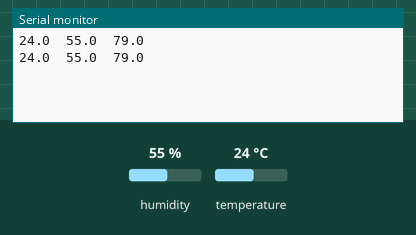
Recording of a sketch running on a simulated Arduino Leonardo, built with avr-gcc and run on an emulated ATmega32U4. Shown: the last lines printed to the serial monitor. Wiring (inferred from the names in the program): DHT11 sensor: data pin 20. Inputs (shaded band) come from the test bench; at power-on: humidity 55 %, temperature 24 °C.

Above: at 4.8 s.
4.9 s: humidity set to 22 %
At 6.6 s:
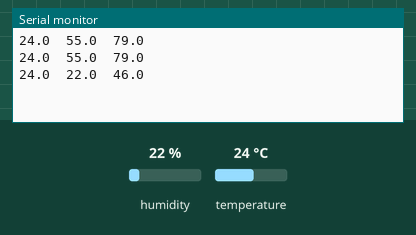
7.9 s: temperature set to 12 °C
At 9.3 s:
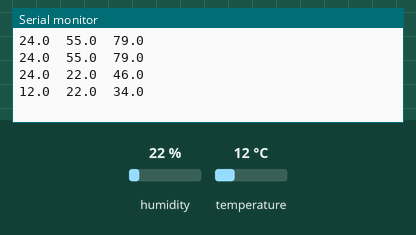
10.9 s: humidity set to 40 %
At 13.5 s:
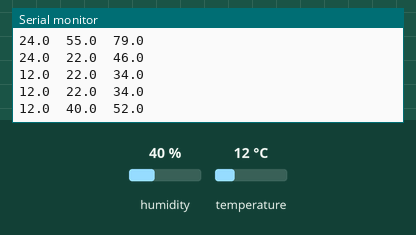
Timing chart, 0 to 15.0 s (numbered marks = the images above; inputs shaded):
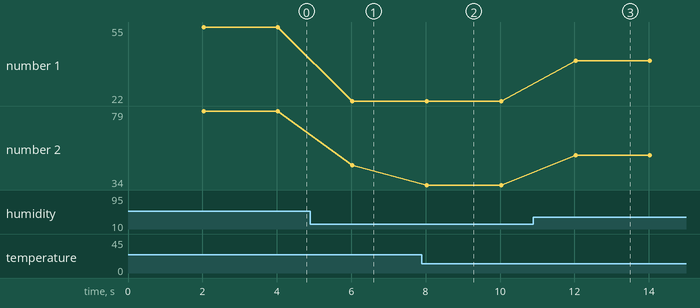

Measured:
- after the input at 4.9 s, the serial monitor: prints a new line after 1.1 s (image 1)
- after the input at 7.9 s, the serial monitor: prints a new line after 0.13 s (image 2)
- after the input at 10.9 s, the serial monitor: prints a new line after 1.1 s (image 3)
- plotted number 1: 55 → 22 after the input at 4.9 s, 22 → 40 after the input at 10.9 s
- plotted number 2: 79 → 46 after the input at 4.9 s, 46 → 34 after the input at 7.9 s, 34 → 52 after the input at 10.9 s

The sketch:

arduino.ino
```cpp
// (licence header left out)
/** Set to the used DHT type (11 or 22). */
#define DHT_TYPE 11


#if DHT_TYPE == 11
#include "DHT11.hpp"
#define DHT DHT11
#elif DHT_TYPE == 22
#include "DHT22.hpp"
#define DHT DHT22
#else
#error Invalid value defined for DHT_TYPE.
#endif
#include "Meta.hpp"
#ifdef __AVR__
#include <avr/power.h>
#endif /* __AVR__ */


/** Defines the PIN DHT11/DHT22 is connected to. */
#define DHT_PIN 20


/** Defines the 1st order calibration value for temperature (max resolution is 0.1f). */
#define DHT_TEMP_CAL 0.0f


/** Defines the 1st order calibration value for RH (max resolution is 0.1f). */
#define DHT_RH_CAL 0.0f


/** Update interval in milliseconds. Should be greater than or equal 1100. */
#define UPDATE_INTERVAL 2000UL


/** Last update time value of millis(). */
unsigned long last;


DEF_HAS_MEMBER(dtr)
DEF_HAS_MEMBER(getDTR)
template <typename T> typename enable_if<!has_member_dtr<T>::value, bool>::type serialDtr(T & ser) { return bool(ser); }
template <typename T> typename enable_if<has_member_dtr<T>::value, bool>::type serialDtr(T & ser) { return ser.dtr(); }
template <typename T> typename enable_if<!has_member_getDTR<T>::value, bool>::type serialGetDtr(T & ser) { return serialDtr(ser); }
template <typename T> typename enable_if<has_member_getDTR<T>::value, bool>::type serialGetDtr(T & ser) { return ser.getDTR(); }


/**
 * Checks if the given serial interface is connected to the host.
 *
 * @param[in] ser - serial interface instance
 * @return true if connected, else false
 * @remarks The functions serialGetDtr() and serialDtr() are used to detect the target specific API for this check.
 * @tparam T - type of the serial interface instance
 */
template <typename T>
bool isSerialConnected(T & ser) {
	return serialGetDtr(ser);
}


/**
 * Corrects the relative humidity by the given temperature difference.
 *
 * @param[in] RH - original relative humidity
 * @param[in] T0 - start temperature
 * @param[in] T1 - end temperature
 * @return corrected relative humidity
 */
static float correctRH(const float RH, const float T0, const float T1) {
	return RH * expf((4283.77f * (T0 - T1)) / ((243.12f + T0) * (243.12f + T1)));
}


/** Setup environment. */
void setup(void) {
#ifdef __AVR__
	/* disable unneeded components to save power */
	power_adc_disable();
	power_usart0_disable();
	power_usart1_disable();
	power_spi_disable();
	power_twi_disable();
	power_timer1_disable();
	power_timer2_disable();
	power_timer3_disable();
#endif /* __AVR__ */
#ifdef LED_BUILTIN_RX
	pinMode(LED_BUILTIN_RX, INPUT);
#endif /* LED_BUILTIN_RX */
#ifdef LED_BUILTIN_TX
	pinMode(LED_BUILTIN_TX, INPUT);
#endif /* LED_BUILTIN_TX */
	DHT::begin(DHT_PIN);
	Serial.begin(9600);
	/* wait for serial connection */
	while ( ! isSerialConnected(Serial) );
	last = millis();
}


/** Output temperature and humidity once every UPDATE_INTERVAL. */
void loop(void) {
	/* check update interval deadline */
	const unsigned long now = millis();
	const unsigned long diff = now - last;
	if (diff < UPDATE_INTERVAL) {
		delay(1);
		return;
	}
	if (diff > 0x7FFFFFFFUL) {
		last = now;
	} else {
		last += UPDATE_INTERVAL;
	}
	/* wait for serial connection */
	if ( ! isSerialConnected(Serial) ) return;
	/* retrieve and print sensor values */
	const DHT::Result val = DHT::read(DHT_PIN);
	if ( ! isSerialConnected(Serial) ) return;
	if (val.res == DHT::SUCCESS) {
		const float rawTemp = val.getTemp();
		const float temp = rawTemp + DHT_TEMP_CAL;
		const float rh   = correctRH(val.getRH(), rawTemp, temp) + DHT_RH_CAL;
		const float sum  = temp + rh; /* checksum */
		Serial.print(temp, 1);
		Serial.print('\t');
		Serial.print(rh, 1);
		Serial.print('\t');
		Serial.println(sum, 1);
	} else {
		Serial.print(F("Err:"));
		Serial.println(val.res, DEC);
	}
}
```

DHT11.hpp
```cpp
// (licence header left out)
#ifndef __DHT11_HPP__
#define __DHT11_HPP__

#include "Arduino.h"


/**
 * Class for reading a DHT11 sensor module.
 *
 * @remarks
 * The DHT11 can provide one value per second. More frequent requests will result in an error.
 * The value from the time of the last request is always returned. Be sure to read the value
 * a second time 1100 ms later to get an up-to-date value if the last request was long ago.
 */
class DHT11 {
public:
	/** Possible error codes returned when reading the value. */
	enum ErrorCode {
		SUCCESS      = 0,
		TIMEOUT      = 1,
		NOT_READY    = 2,
		TIMING_ERROR = 3,
		PARITY_ERROR = 4
	};

	/** Structure with the result values. */
	struct Result {
		uint8_t res; /**< ErrorCode value */
		uint8_t rhInt;
		uint8_t rhFrac;
		uint8_t tInt;
		uint8_t tFrac;

		/**
		 * Constructor.
		 */
		explicit Result() {}

		/**
		 * Constructor.
		 *
		 * @param[in] a0 - result value (see ErrorCode)
		 */
		explicit Result(const uint8_t a0):
			res(a0)
		{}

		/**
		 * Constructor.
		 *
		 * @param[in] a0 - result value (see ErrorCode)
		 * @param[in] a1 - RH integer part
		 * @param[in] a2 - RH fraction part
		 * @param[in] a3 - temperature integer part
		 * @param[in] a4 - temperature fraction part
		 */
		explicit Result(const uint8_t a0, const uint8_t a1, const uint8_t a2, const uint8_t a3, const uint8_t a4):
			res(a0),
			rhInt(a1),
			rhFrac(a2),
			tInt(a3),
			tFrac(a4)
		{}

		/**
		 * Returns the relative humidity in percent.
		 *
		 * @return RH in %
		 */
		float getRH() const {
			return static_cast<float>(this->rhInt) + (static_cast<float>(this->rhFrac) * 0.1f);
		}

		/**
		 * Returns the absolute temperature in degrees Celsius.
		 *
		 * @return temperature in degrees Celsius
		 */
		float getTemp() const {
			return static_cast<float>(this->tInt) + (static_cast<float>(this->tFrac) * 0.1f);
		}
	};

	/**
	 * Initializes the given pin to read DHT11 sensor data.
	 *
	 * @param[in] pin - pin connected to a DHT11 sensor
	 */
	static void begin(const uint8_t pin) {
		pinMode(pin, OUTPUT);
		digitalWrite(pin, HIGH);
	}

	/**
	 * Reads the last sensor value from the DHT11 sensor connected to the given pin and stores the
	 * result in the given variable.
	 *
	 * @param[out] out - result variable to set
	 * @param[in] pin - pin to read from
	 * @param[in] impulse - impulse duration in milliseconds (optional)
	 * @return true on success, else false on error
	 * @remarks The returned values are only valid if the function returns true.
	 */
	static bool read(Result & out, const uint8_t pin, const uint8_t impulse = 25) {
		out = read(pin, impulse);
		return out.res == SUCCESS;
	}

	/**
	 * Reads the last sensor value from the DHT11 sensor connected to the given pin and returns the
	 * result.
	 *
	 * @param[in] pin - pin to read from
	 * @param[in] impulse - impulse duration in milliseconds (optional)
	 * @return result
	 * @remarks The returned values are only valid if Result::res == ErrorCode::SUCCESS.
	 */
	static Result read(const uint8_t pin, const uint8_t impulse = 25) {
		/* send start impulse */
		pinMode(pin, OUTPUT);
		digitalWrite(pin, LOW);
		delay(static_cast<unsigned long>(impulse));
		digitalWrite(pin, HIGH);
		/* wait for response */
		pinMode(pin, INPUT);
		if ( ! DHT11::wait(pin, LOW, 50) ) return Result(static_cast<uint8_t>(TIMEOUT));
		/* read response */
		delayMicroseconds(40);
		if (digitalRead(pin) != LOW) return Result(static_cast<uint8_t>(NOT_READY));
		delayMicroseconds(60);
		if (digitalRead(pin) != HIGH) return Result(static_cast<uint8_t>(NOT_READY));
		if ( ! DHT11::wait(pin, LOW, 100) ) return Result(static_cast<uint8_t>(TIMING_ERROR));
		/* read data */
		uint8_t bitMask = 0x80;
		uint8_t buf[5] = {0};
		for (uint8_t i = 0; i < 40; i++, bitMask >>= 1) {
			if ( ! DHT11::wait(pin, HIGH, 60) ) return Result(static_cast<uint8_t>(TIMING_ERROR));
			delayMicroseconds(35); /* wait longer than a 0 bit high signal */
			const bool bit = digitalRead(pin);
			if (bitMask == 0) bitMask = 0x80;
			if ( bit ) {
				buf[i >> 3] |= bitMask;
				if ( ! DHT11::wait(pin, LOW, 50) ) return Result(static_cast<uint8_t>(TIMING_ERROR));
			}
		}
		/* mask valid bits to reduce bit errors */
		buf[0] &= 0x7F; /* no negative temperature supported by DHT11 */
		buf[2] &= 0x7F;
		/* check parity */
		if (static_cast<uint8_t>(buf[0] + buf[1] + buf[2] + buf[3]) != buf[4]) {
			return Result(static_cast<uint8_t>(PARITY_ERROR));
		}
		/* return successfully received results */
		return Result(static_cast<uint8_t>(SUCCESS), buf[0], buf[1], buf[2], buf[3]);
	}
private:
	/**
	 * Helper function which waits for the specific pin to change its state as given or times out.
	 *
	 * @param[in] pin - read this pin
	 * @param[in] state - wait for this state
	 * @param[in] timeout - timeout in microseconds
	 * @return true if the state was reached, else false on timeout
	 */
	static bool wait(const uint8_t pin, const uint8_t state, const unsigned long timeout) {
		uint8_t lastState;
		unsigned long start = micros();
		while ((lastState = digitalRead(pin)) != state && (micros() - start) < timeout);
		return lastState == state;
	}
};


#endif /* __DHT11_HPP__ */
```

Source omitted: Meta.hpp (31461 bytes)
